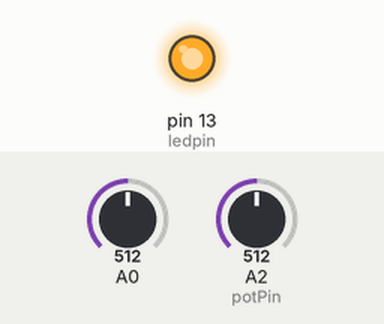
A sketch run on a simulated Arduino Uno, built with avr-gcc and run on an emulated ATmega328P. Parts: output pins drawn as LEDs (lit = HIGH). The inputs (shaded band) are chosen by the test bench; at power-on: A0 = 512, A2 (potPin) = 512. What the sketch prints to the serial monitor is not drawn.

Above: at 0.1 s.
Timing chart, 0 to 1.6 s (numbered marks = the images above):
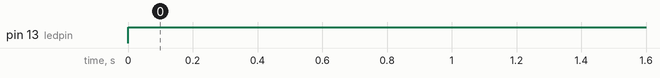

The sketch:

MicInputPoti.ino
```cpp
// MIC
const int ledpin=13; // ledpin and soundpin are not changed throughout the process
const int soundpin=0;
const int thresholdDown=325; // sets threshold value for sound sensor
const int thresholdUp=360; // sets threshold value for sound sensor

// POTI
const int potPin = 16; //pin A0 to read analog input
int potiMic; //save analog value
int potiSound = 0;
int howLoud;

void setup() {
  Serial.begin(9600);
  pinMode(ledpin,OUTPUT);
  pinMode(soundpin,INPUT);
}

void loop() {

 // poti_sound_reactivity
      potiSound = analogRead(potPin);    // read the value from the sensor
      howLoud = map(potiSound, 0, 1024, 0, 255);

  // MIC
      int micInput; // variable here seems to be more dynamic
      micInput=analogRead(0)+howLoud*3;   //connect mic sensor to Analog 0
      Serial.println(micInput,DEC);//print the sound micInputue to serial

  if (micInput < thresholdDown || micInput > thresholdUp) {
    digitalWrite(ledpin,HIGH); //turns led on
    //delay(100);
}
  else {
      digitalWrite(ledpin,LOW);
       }


  delay(100);
}
```

Measured:
- by itself, pin 13 (ledpin): LOW → HIGH at 0.00 s
